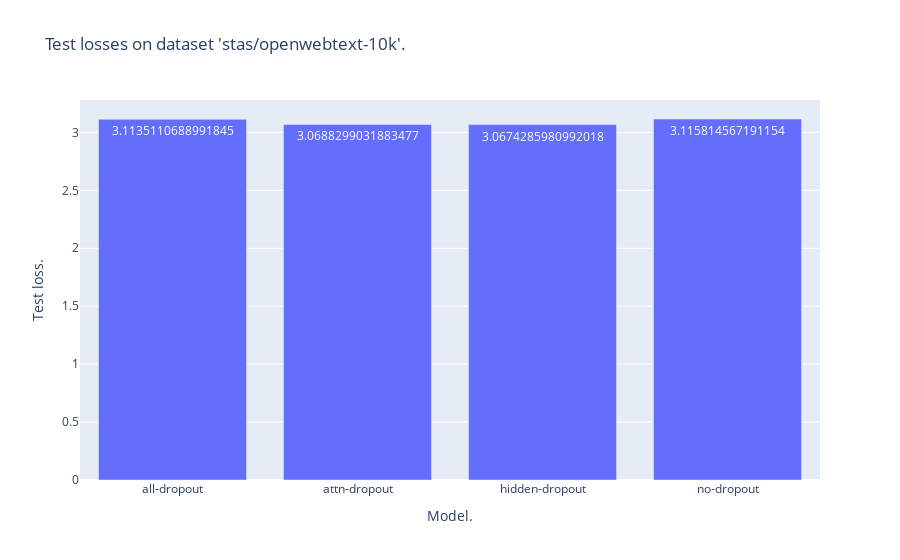

This figure's notebook cell:
### Code cell
@inference_mode()
def test_model(model, dataset, tqdm_=True, tqdm_desc=None):
    model.eval()
    losses = []
    for data in tqdm(dataset, desc=tqdm_desc) if tqdm_ else dataset:
        data = data["text"]
        loss = model(data, return_type="loss").item()
        losses.append(loss)
    return mean(losses)

def plot_model_test_losses(test_losses, dataset_name):
    test_losses = list(test_losses.items())
    model_types = [model_type for model_type, loss in test_losses]
    losses      = [loss       for model_type, loss in test_losses]
    display(Figure( Bar( x            = model_types,
                         y            = losses,
                         text         = losses,
                         textposition = "auto" ),
                    layout=Layout( title       = f"Test losses on dataset '{dataset_name}'.",
                                   xaxis_title = "Model.",
                                   yaxis_title = "Test loss." ) ))

# pythia was trained on the pile and not openwebtext but i don't think it's important here
model_test_dataset_name = "stas/openwebtext-10k"

model_test_dataset = load_dataset(model_test_dataset_name)["train"]
model_test_losses = { model_type:  test_model(model, model_test_dataset, tqdm_desc=model_type)
                      for model_type, model in models.items() }

plot_model_test_losses(model_test_losses, dataset_name=model_test_dataset_name)

### Figure 1 — Plotly figure (JSON) as saved in the notebook; plotly's stock layout.template omitted (floating-point values rounded to 4 significant figures)
{"data": [{"text": ["3.1135110688991845", "3.0688299031883477", "3.0674285980992018", "3.115814567191154"], "textposition": "auto", "type": "bar", "x": ["all-dropout", "attn-dropout", "hidden-dropout", "no-dropout"], "y": [3.114, 3.069, 3.067, 3.116]}], "layout": {"title": {"text": "Test losses on dataset 'stas/openwebtext-10k'."}, "xaxis": {"title": {"text": "Model."}}, "yaxis": {"title": {"text": "Test loss."}}}}
